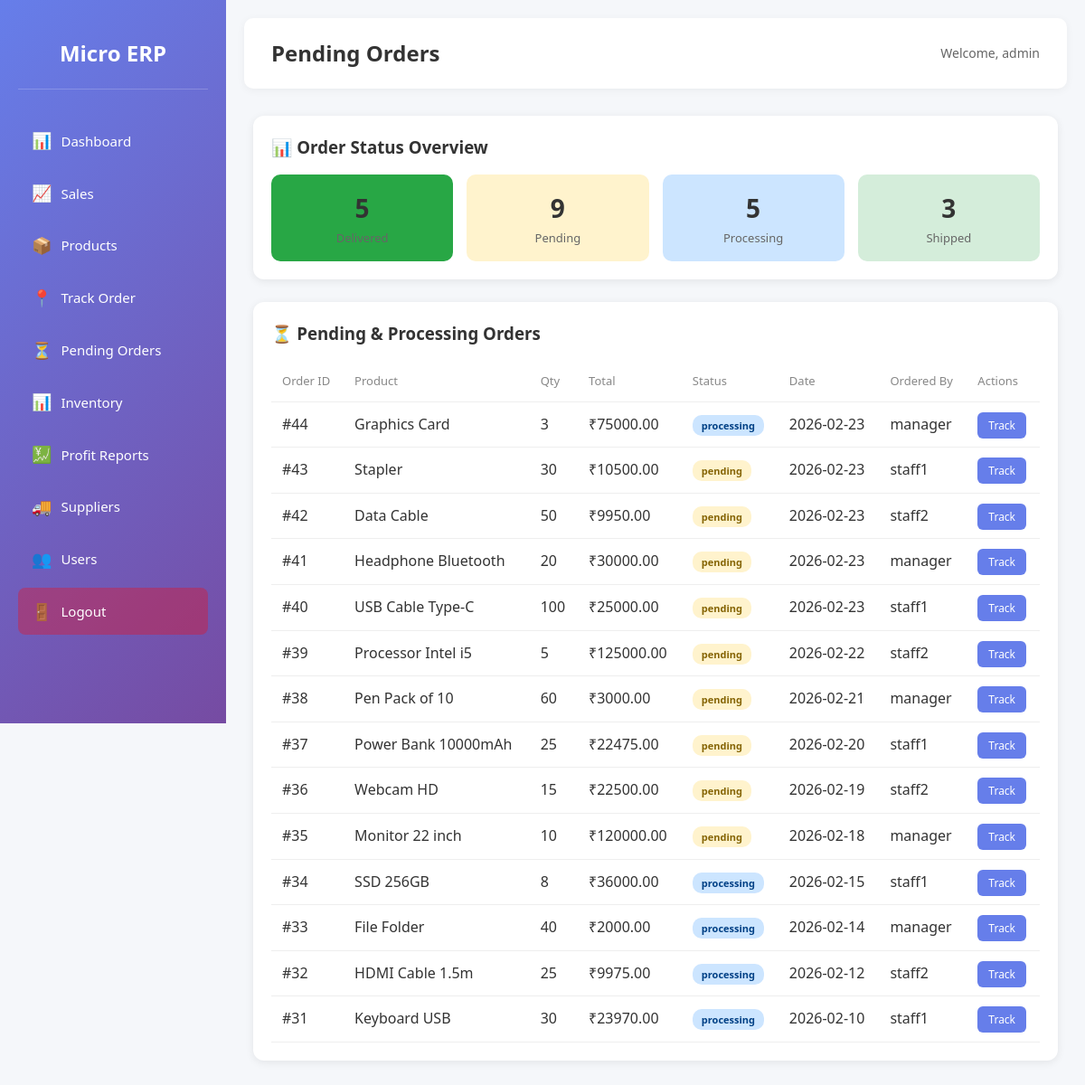
The page /pending-orders (signed in) on the database its author committed.
### tables this page shows
CREATE TABLE orders (
    id INTEGER PRIMARY KEY AUTOINCREMENT,
    product_id INTEGER NOT NULL,
    quantity INTEGER NOT NULL,
    total_price REAL NOT NULL,
    order_date TEXT NOT NULL,
    status TEXT DEFAULT 'pending',
    created_by INTEGER,
    supplier_id INTEGER,
    picked_up_by INTEGER,
    picked_up_at TEXT,
    FOREIGN KEY (product_id) REFERENCES products (id),
    FOREIGN KEY (created_by) REFERENCES users (id),
    FOREIGN KEY (supplier_id) REFERENCES suppliers (id),
    FOREIGN KEY (picked_up_by) REFERENCES users (id)
);

CREATE TABLE products (
    id INTEGER PRIMARY KEY AUTOINCREMENT,
    name TEXT NOT NULL,
    quantity INTEGER DEFAULT 0,
    price REAL DEFAULT 0,
    supplier_id INTEGER,
    FOREIGN KEY (supplier_id) REFERENCES suppliers (id)
);

CREATE TABLE users (
    id INTEGER PRIMARY KEY AUTOINCREMENT,
    username TEXT UNIQUE NOT NULL,
    password TEXT NOT NULL,
    name TEXT,
    dob TEXT,
    mobile TEXT,
    role TEXT NOT NULL DEFAULT 'staff'
);

### app.py (the view)
@app.route('/pending-orders')
@login_required
@role_required(['admin', 'manager'])
def pending_orders():
    conn = get_db_connection()
    pending_orders_list = conn.execute('''
        SELECT o.*, p.name as product_name, p.quantity as stock_qty, u.username as created_by_name, s.name as supplier_name
        FROM orders o LEFT JOIN products p ON o.product_id = p.id
        LEFT JOIN users u ON o.created_by = u.id
        LEFT JOIN suppliers s ON o.supplier_id = s.id
        WHERE o.status IN ('pending', 'processing') ORDER BY o.order_date DESC
    ''').fetchall()
    status_counts = conn.execute('SELECT status, COUNT(*) as count FROM orders GROUP BY status').fetchall()
    conn.close()
    return render_template('pending_orders.html', pending_orders=pending_orders_list, status_counts=status_counts)

### app.py (called while the page is built)
def get_db_connection():
    conn = sqlite3.connect(DB_PATH)
    conn.row_factory = sqlite3.Row
    return conn

def login_required(f):
    @wraps(f)
    def decorated_function(*args, **kwargs):
        if 'user_id' not in session:
            flash('Please log in first.', 'error')
            return redirect(url_for('login'))
        return f(*args, **kwargs)
    return decorated_function

def role_required(roles):
    def decorator(f):
        @wraps(f)
        def decorated_function(*args, **kwargs):
            if 'role' not in session or session['role'] not in roles:
                flash('You do not have permission to access this page.', 'error')
                return redirect(url_for('dashboard'))
            return f(*args, **kwargs)
        return decorated_function
    return decorator

### templates/pending_orders.html (shortened to what this page needs)
{% extends "base.html" %}
{% block header %}Pending Orders{% endblock %}
{% block content %}
<div class="pending-orders-page">
    <div class="status-summary">
        <h3>📊 Order Status Overview</h3>
        <div class="status-grid">
            {% for s in status_counts %}
            <div class="status-card status-{{ s.status }}">
                <span class="status-count">{{ s.count }}</span>
                <span class="status-label">{{ s.status|title }}</span>
            </div>
            {% endfor %}
        </div>
    </div>
    <div class="orders-section">
        <h3>⏳ Pending & Processing Orders</h3>
        {% if pending_orders %}
        <table class="orders-table">
            <thead>
                <tr>
                    <th>Order ID</th>
                    <th>Product</th>
                    <th>Qty</th>
                    <th>Total</th>
                    <th>Status</th>
                    <th>Date</th>
                    <th>Ordered By</th>
                    <th>Actions</th>
                </tr>
            </thead>
            <tbody>
                {% for o in pending_orders %}
                <tr>
                    <td>#{{ o.id }}</td>
                    <td>{{ o.product_name }}</td>
                    <td>{{ o.quantity }}</td>
                    <td>₹{{ "%.2f"|format(o.total_price) }}</td>
                    <td><span class="status-badge status-{{ o.status }}">{{ o.status }}</span></td>
                    <td>{{ o.order_date[:10] }}</td>
                    <td>{{ o.created_by_name or 'N/A' }}</td>
                    <td>
                        <a href="{{ url_for('track_order_by_id', order_id=o.id) }}" class="btn-small">Track</a>
                    </td>
                </tr>
                {% endfor %}
            </tbody>
        </table>
        {% else %}
        <div class="no-orders">
            <p>✅ No pending orders!</p>
        </div>
        {% endif %}
    </div>
</div>
{% endblock %}

### static/style.css (style rules this page uses)
* { margin: 0; padding: 0; box-sizing: border-box; }
body { font-family: 'Segoe UI', Tahoma, Geneva, Verdana, sans-serif; background-color: #f5f7fa; color: #333; line-height: 1.6; }

### templates/pending_orders.html (style rules this page uses)
.pending-orders-page { max-width: 1000px; margin: 0 auto; }
.status-summary { background: white; border-radius: 12px; padding: 20px; margin-bottom: 25px; box-shadow: 0 2px 10px rgba(0,0,0,0.08); }
.status-summary h3 { margin: 0 0 15px 0; color: #333; }
.status-grid { display: flex; gap: 15px; flex-wrap: wrap; }
.status-card { flex: 1; min-width: 100px; padding: 15px; border-radius: 10px; text-align: center; background: #f8f9fa; }
.status-card.status-pending { background: #fff3cd; }
.status-card.status-processing { background: #cce5ff; }
.status-card.status-shipped { background: #d4edda; }
.status-card.status-delivered { background: #28a745; color: white; }
.status-count { display: block; font-size: 28px; font-weight: bold; color: #333; }
.status-label { display: block; font-size: 13px; color: #666; }
.orders-section { background: white; border-radius: 12px; padding: 20px; box-shadow: 0 2px 10px rgba(0,0,0,0.08); }
.orders-section h3 { margin: 0 0 15px 0; color: #333; }
.orders-table { width: 100%; border-collapse: collapse; }
.orders-table th, .orders-table td { padding: 12px; text-align: left; border-bottom: 1px solid #eee; }
.orders-table th { color: #888; font-weight: 500; font-size: 13px; }
.status-badge { padding: 4px 10px; border-radius: 10px; font-size: 11px; font-weight: 600; }
.status-pending { background: #fff3cd; color: #856404; }
.status-processing { background: #cce5ff; color: #004085; }
.btn-small { background: #667eea; color: white; padding: 6px 12px; border-radius: 6px; text-decoration: none; font-size: 12px; }

### rows shown on the page
orders: id "44", product_name "Graphics Card", quantity "3", total_price "75000.00", status "processing", order_date "2026-02-23", username "manager"
orders: id "43", product_name "Stapler", quantity "30", total_price "10500.00", status "pending", order_date "2026-02-23", username "staff1"
orders: id "42", product_name "Data Cable", quantity "50", total_price "9950.00", status "pending", order_date "2026-02-23", username "staff2"
orders: id "41", product_name "Headphone Bluetooth", quantity "20", total_price "30000.00", status "pending", order_date "2026-02-23", username "manager"
orders: id "40", product_name "USB Cable Type-C", quantity "100", total_price "25000.00", status "pending", order_date "2026-02-23", username "staff1"
orders: id "39", product_name "Processor Intel i5", quantity "5", total_price "125000.00", status "pending", order_date "2026-02-22", username "staff2"
orders: id "38", product_name "Pen Pack of 10", quantity "60", total_price "3000.00", status "pending", order_date "2026-02-21", username "manager"
orders: id "37", product_name "Power Bank 10000mAh", quantity "25", total_price "22475.00", status "pending", order_date "2026-02-20", username "staff1"
orders: id "36", product_name "Webcam HD", quantity "15", total_price "22500.00", status "pending", order_date "2026-02-19", username "staff2"
orders: id "35", product_name "Monitor 22 inch", quantity "10", total_price "120000.00", status "pending", order_date "2026-02-18", username "manager"
orders: id "34", product_name "SSD 256GB", quantity "8", total_price "36000.00", status "processing", order_date "2026-02-15", username "staff1"
orders: id "33", product_name "File Folder", quantity "40", total_price "2000.00", status "processing", order_date "2026-02-14", username "manager"
orders: id "32", product_name "HDMI Cable 1.5m", quantity "25", total_price "9975.00", status "processing", order_date "2026-02-12", username "staff2"
orders: id "31", product_name "Keyboard USB", quantity "30", total_price "23970.00", status "processing", order_date "2026-02-10", username "staff1"

### other values the page prints
{{ session.get('username') }} "admin"
{{ s.count }} "5" "9" "5" "3"
{{ s.status|title }} "Pending" "Processing" "Shipped"
